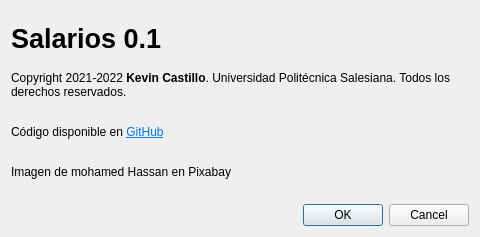
<?xml version="1.0" encoding="UTF-8"?>
<ui version="4.0">
 <class>Acerca</class>
 <widget class="QDialog" name="Acerca">
  <property name="geometry">
   <rect>
    <x>0</x>
    <y>0</y>
    <width>480</width>
    <height>237</height>
   </rect>
  </property>
  <property name="windowTitle">
   <string>Acerca de Salarios</string>
  </property>
  <layout class="QVBoxLayout" name="verticalLayout">
   <item>
    <widget class="QLabel" name="lblNombre">
     <property name="font">
      <font>
       <pointsize>20</pointsize>
       <weight>75</weight>
       <bold>true</bold>
      </font>
     </property>
     <property name="text">
      <string>Salarios 0.1</string>
     </property>
    </widget>
   </item>
   <item>
    <widget class="QLabel" name="lblDerechos">
     <property name="text">
      <string>&lt;html&gt;&lt;head/&gt;&lt;body&gt;&lt;p&gt;Copyright 2021-2022 &lt;span style=&quot; font-weight:600;&quot;&gt;Kevin Castillo&lt;/span&gt;. Universidad Politécnica Salesiana. Todos los derechos reservados. &lt;/p&gt;&lt;p&gt;&lt;br/&gt;Código disponible en &lt;a href=&quot;https://github.com/KevsWit/P59-Salarios-Qt&quot;&gt;&lt;span style=&quot; text-decoration: underline; color:#007af4;&quot;&gt;GitHub&lt;/span&gt;&lt;/a&gt;&lt;/p&gt;&lt;/body&gt;&lt;/html&gt;</string>
     </property>
     <property name="wordWrap">
      <bool>true</bool>
     </property>
    </widget>
   </item>
   <item>
    <widget class="QLabel" name="lblFreepik">
     <property name="text">
      <string>&lt;html&gt;&lt;head/&gt;&lt;body&gt;&lt;p&gt;Imagen de &lt;a href=&quot;https://pixabay.com/es/users/mohamed_hassan-5229782/?utm_source=link-attribution&amp;amp;utm_medium=referral&amp;amp;utm_campaign=image&amp;amp;utm_content=3721156&quot;&gt;&lt;span style=&quot; text-decoration: underline; color:#007af4;&quot;&gt;mohamed Hassan&lt;/span&gt;&lt;/a&gt; en &lt;a href=&quot;https://pixabay.com/es/?utm_source=link-attribution&amp;amp;utm_medium=referral&amp;amp;utm_campaign=image&amp;amp;utm_content=3721156&quot;&gt;&lt;span style=&quot; text-decoration: underline; color:#007af4;&quot;&gt;Pixabay&lt;/span&gt;&lt;/a&gt;&lt;/p&gt;&lt;/body&gt;&lt;/html&gt;</string>
     </property>
    </widget>
   </item>
   <item>
    <widget class="QDialogButtonBox" name="buttonBox">
     <property name="orientation">
      <enum>Qt::Horizontal</enum>
     </property>
     <property name="standardButtons">
      <set>QDialogButtonBox::Cancel|QDialogButtonBox::Ok</set>
     </property>
    </widget>
   </item>
  </layout>
 </widget>
 <resources/>
 <connections>
  <connection>
   <sender>buttonBox</sender>
   <signal>accepted()</signal>
   <receiver>Acerca</receiver>
   <slot>accept()</slot>
   <hints>
    <hint type="sourcelabel">
     <x>248</x>
     <y>254</y>
    </hint>
    <hint type="destinationlabel">
     <x>157</x>
     <y>274</y>
    </hint>
   </hints>
  </connection>
  <connection>
   <sender>buttonBox</sender>
   <signal>rejected()</signal>
   <receiver>Acerca</receiver>
   <slot>reject()</slot>
   <hints>
    <hint type="sourcelabel">
     <x>316</x>
     <y>260</y>
    </hint>
    <hint type="destinationlabel">
     <x>286</x>
     <y>274</y>
    </hint>
   </hints>
  </connection>
 </connections>
</ui>
